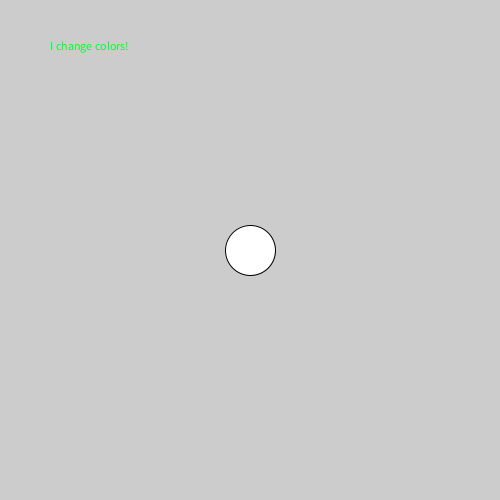
Frame 1 (no input)
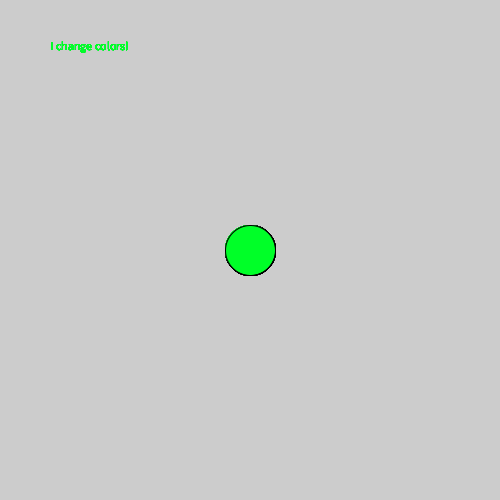
Frame 60 (the mouse pressed at the canvas centre just before this capture)
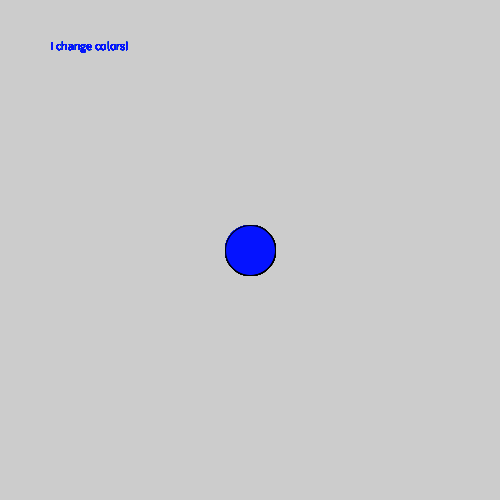
Frame 120 (the mouse held since frame 60 and released just before this capture)

The Processing sketch that drew these frames (run headless with seeded random() and noise(); from frame 60 on, the mouse is pressed at the canvas centre):

// Processing sketch: c_LogicalDot
// ── c_LogicalDot.pde

void setup() {
  
// 1. Set the size of the sketch. Make it 600 pixels square. 
  size(500,500);

}

void draw() {
  
// 2. Draw an ellipse
// Run the program to make sure it works before moving on.
ellipse(250,250,50,50);

// 3. Change the color of the ellipse when the mouse is pressed.
//    Use the following code, but put your colors where indicated
//    Remember to use the   fill()  command to set colors.

if (mousePressed) {
 
   //  put one color here 
  fill(#0513FF);
}
else {
fill(#00FF28);
}
text("I change colors!",50,50); 
   // put a different color here
  
}  
  
  
  
